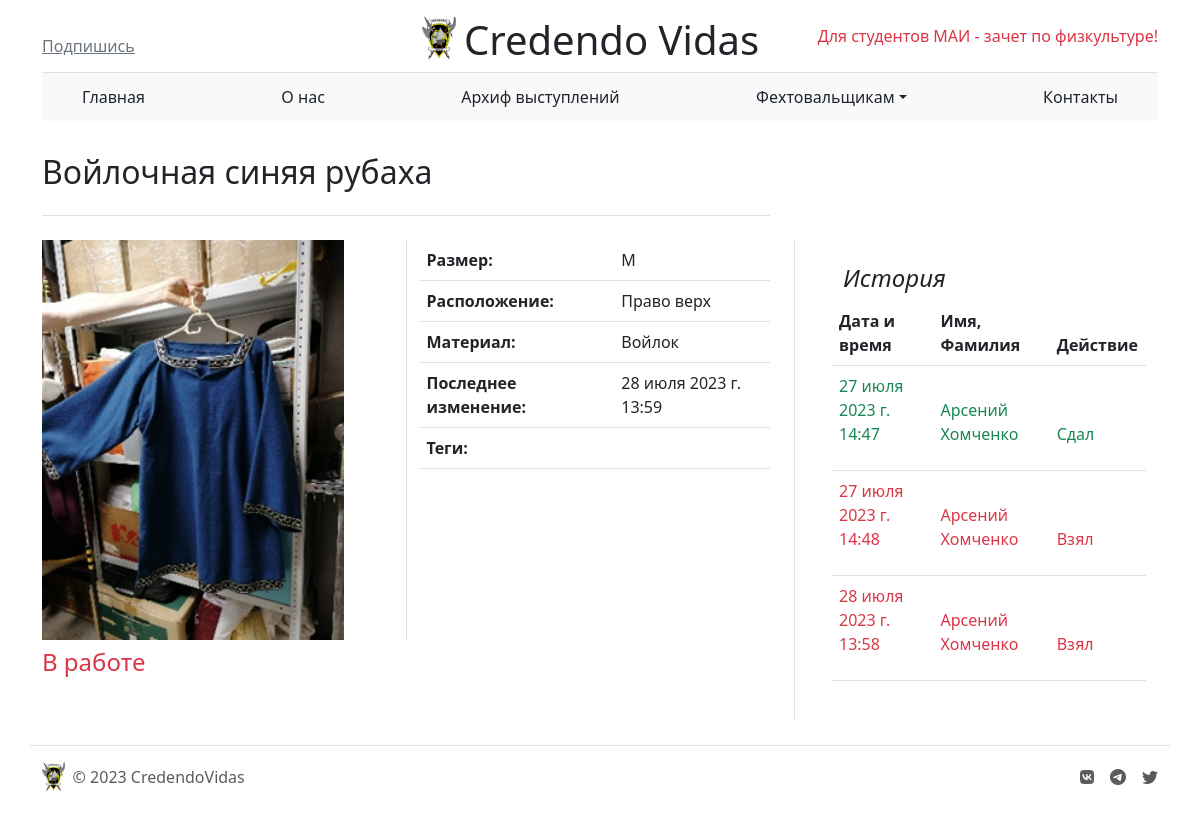
The app's page /store/item-id=5 with its own data.
### store/models.py (models this page shows, shortened)
class Item(models.Model):
    STORED = True
    ACTIVE = False
    STATUS_CHOISES = [
        (STORED, 'На складе'),
        (ACTIVE, 'В работе')
    ]
    name = models.CharField('Название', max_length=100)
    photo = models.ImageField(upload_to='store/item_images/', default="No-Image-Placeholder.svg")
    place = models.CharField('Место на складе', max_length=50)
    size = models.CharField('Размер', max_length=30, blank=True)
    material = models.CharField('Материал', max_length=30, blank=True)
    status = models.BooleanField('Статус', choices=STATUS_CHOISES)
    color = models.ManyToManyField(Color)
    last_status_change = models.DateTimeField('Последнее изменение статуса')
    tags = models.ManyToManyField(Tag, blank=True, null=True)
    category = models.ForeignKey(Category, on_delete=models.CASCADE, verbose_name="Категория", blank=True, default=14)
    quantity_available = models.IntegerField('Доступное количество', default=1)
    quantity_total = models.IntegerField('Общее количество', default=1)
    class Meta:
        verbose_name = 'Предмет'
        verbose_name_plural = 'Предметы'

class Operation(models.Model):
    TAKE = 'TAKE'
    RETURN = 'RETURN'
    ACTION_CHOISES = [
        (TAKE, 'Взял'),
        (RETURN, 'Вернул')
    ]
    first_name = models.CharField('Имя', max_length=15)
    last_name = models.CharField('Фамилия', max_length=20)
    action = models.CharField('Тип операции', max_length=6, choices=ACTION_CHOISES, default=TAKE)
    date = models.DateTimeField('Время операции')
    item = models.ForeignKey(Item, on_delete=models.CASCADE)
    class Meta:
        verbose_name = 'Операция'
        verbose_name_plural = 'Операции'

### store/views.py (the view)
# urls.py: path('item-id=<int:id>', views.item, name='item'),
def item(request, id):
    item = Item.objects.get(id=id)
    history = Operation.objects.filter(item=item)
    context = {'item': item,
               'history': history}
    return render(request, 'store/item.html', context)

### templates/store/item.html (shortened to what this page needs)
{% extends 'main/layout.html' %}
{% load static %}
{% block content %}
    <main class="container">
  <div class="row g-5">
    <div class="col-md-8">
      <h2 class="pb-4 my-4 border-bottom">
          {{ item.name }}
      </h2>
    </div>
  </div>
    <div class="row g-5">
        <div class="col-8">
            <div class="row mb-2 justify-content-center">
                <div class="col">
                    <img src="{{ item.photo.url }}" height="400px">
                </div>
                <div class="col border-start">
                    <table class="table">
                        <tbody>
                            <tr>
                                <th scope="row">Размер:</th>
                                <td>{{ item.size }}</td>
                            </tr>
                            <tr>
                                    <th scope="row">Расположение:</th>
                                    <td>{{ item.place }}</td>
                            </tr>
                            <tr>
                                    <th scope="row">Материал:</th>
                                    <td>{{ item.material }}</td>
                            </tr>
                            <tr>
                                    <th scope="row">Последнее изменение:</th>
                                    <td>{{ item.last_status_change }}</td>
                            </tr>
                            <tr>
                                    <th scope="row">Теги:</th>
                                    <td>
                                    </td>
                            </tr>
                        </tbody>
                    </table>
                </div>
            </div>
            <div class="row">
                <div class="col">
                    {% if item.quantity_total > 1 %}
                        {% if item.quantity_available > 0 %}
                            <h4 class="mb-0 text-success"> Доступно: {{ item.quantity }}</h4>
                        {% else %}
                            <h4 class="mb-0 text-danger"> Все в работе</h4>
                        {% endif %}
                    {% else %}
                        {% if item.status == item.STORED %}
                                <h4 class="mb-0 text-success"> На складе</h4>
                        {% else %}
                                <h4 class="mb-0 text-danger"> В работе</h4>
                        {% endif %}
                    {% endif %}
                </div>
            </div>
        </div>
        <div class="col-4 border-start">
          <div class="position-sticky" style="top: 2rem;">
            <div class="p-4">
              <h4 class="fst-italic">История</h4>
              <div class="row justify-content-between">
                  <table class="table">
                      <thead>
                        <tr>
                            <th scope="col">Дата и время</th>
                            <th scope="col">Имя, Фамилия</th>
                            <th scope="co">Действие</th>
                        </tr>
                        {% for action in history %}
                            {% if action.action == action.TAKE %}
                                <tr">
                                    <td><p class="text-danger">{{ action.date }}</p></td>
                                    <td><p class="text-danger">{{ action.first_name }} {{ action.last_name }}</p></td>
                                    <td><p class="text-danger">Взял</p></td>
                            {% else %}
                                <tr>
                                    <td><p class="text-success">{{ action.date }}</p></td>
                                    <td><p class="text-success">{{ action.first_name }} {{ action.last_name }}</p></td>
                                    <td><p class="text-success">Сдал</p></td>
                                </tr>
                            {% endif %}
                        {% endfor %}
                      </thead>
                  </table>
              </div>
            </div>
          </div>
        </div>
    </div>
</main>
{% endblock %}

### records on screen
Item: name "Войлочная синяя рубаха", photo (picture), size "M", place "Право верх", material "Войлок", last_status_change "28 июля 2023 г. 13:59"
Operation: date "27 июля 2023 г. 14:47", first_name "Арсений", last_name "Хомченко"
Operation: date "27 июля 2023 г. 14:48", first_name "Арсений", last_name "Хомченко"
Operation: date "28 июля 2023 г. 13:58", first_name "Арсений", last_name "Хомченко"
